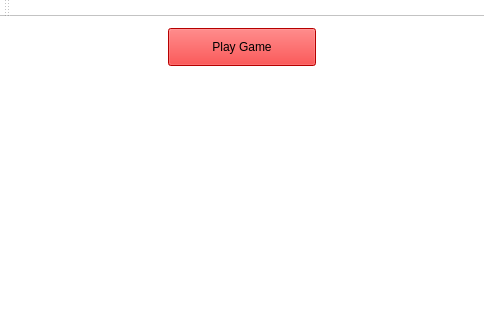
<?xml version="1.0" encoding="UTF-8"?>
<ui version="4.0">
 <class>MainMenu</class>
 <widget class="QMainWindow" name="MainMenu">
  <property name="geometry">
   <rect>
    <x>0</x>
    <y>0</y>
    <width>484</width>
    <height>325</height>
   </rect>
  </property>
  <property name="windowTitle">
   <string>MainMenu</string>
  </property>
  <property name="styleSheet">
   <string notr="true">background-color:white;</string>
  </property>
  <widget class="QWidget" name="centralWidget">
   <layout class="QGridLayout" name="gridLayout">
    <item row="0" column="4" rowspan="2" colspan="2">
     <layout class="QVBoxLayout" name="verticalLayout">
      <item>
       <widget class="QPushButton" name="PlayGameButton">
        <property name="enabled">
         <bool>true</bool>
        </property>
        <property name="sizePolicy">
         <sizepolicy hsizetype="Minimum" vsizetype="Fixed">
          <horstretch>0</horstretch>
          <verstretch>0</verstretch>
         </sizepolicy>
        </property>
        <property name="styleSheet">
         <string notr="true">background-color:red;

width:140px;
height:30px;</string>
        </property>
        <property name="text">
         <string>Play Game</string>
        </property>
       </widget>
      </item>
      <item>
       <widget class="QLabel" name="gifLabel">
        <property name="text">
         <string/>
        </property>
       </widget>
      </item>
     </layout>
    </item>
    <item row="0" column="6">
     <spacer name="horizontalSpacer">
      <property name="orientation">
       <enum>Qt::Horizontal</enum>
      </property>
      <property name="sizeHint" stdset="0">
       <size>
        <width>110</width>
        <height>20</height>
       </size>
      </property>
     </spacer>
    </item>
    <item row="0" column="0">
     <spacer name="horizontalSpacer_2">
      <property name="orientation">
       <enum>Qt::Horizontal</enum>
      </property>
      <property name="sizeHint" stdset="0">
       <size>
        <width>110</width>
        <height>20</height>
       </size>
      </property>
     </spacer>
    </item>
   </layout>
  </widget>
  <widget class="QMenuBar" name="menuBar">
   <property name="geometry">
    <rect>
     <x>0</x>
     <y>0</y>
     <width>484</width>
     <height>21</height>
    </rect>
   </property>
  </widget>
  <widget class="QToolBar" name="mainToolBar">
   <attribute name="toolBarArea">
    <enum>TopToolBarArea</enum>
   </attribute>
   <attribute name="toolBarBreak">
    <bool>false</bool>
   </attribute>
  </widget>
  <widget class="QStatusBar" name="statusBar"/>
 </widget>
 <layoutdefault spacing="6" margin="11"/>
 <resources/>
 <connections/>
</ui>
